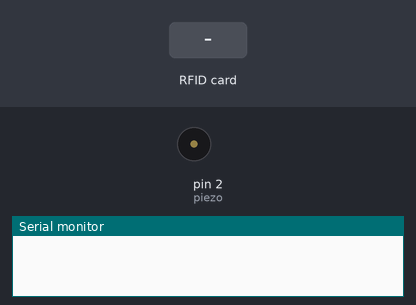
Recording of a sketch running on a simulated Arduino Uno, built with avr-gcc and run on an emulated ATmega328P. Shown: buzzer (waves = sounding), the last lines printed to the serial monitor. Inputs (shaded band) come from the test bench.

Above: at 1.2 s.
1.3 s: RFID card 5E 7A 19 C4 held to the reader
At 1.74 s:
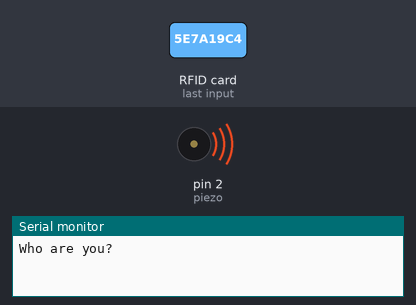
Timing chart, 0 to 4.3 s (numbered marks = the images above; inputs shaded):
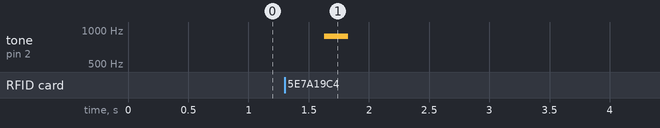

The sketch:

3_RFID_Piezo_buzzer.ino
```cpp
/*
   제목 : 3_RFID_Piezo_buzzer
   내용 : RFID 카드 ID가 지정된 ID일 경우 피에조 부저가 4옥타브 라음으로 0.1초간 ON & 지정된 ID가 아닌 경우 피에조 부저가 4옥타브 라음으로 0.1초간 두번 ON
*/


#include <SPI.h>
#include <MFRC522.h>

// 나머지 PIN은 SPI 라이브러리를 사용하기에 별도의 설정이 필요없다.
#define RST_PIN 9 // RST(Reset)을 9번핀으로 선언
#define SS_PIN 10 // SPI 통신을 위한 SS(Chip Select)를 10번핀으로 선언

MFRC522 rfid(SS_PIN, RST_PIN); // MFRC522를 이용하기 위해 rfid 이름으로 클래스 객체 생성

int piezo = 2; // 피에조 부저를 2번핀으로 선언

void setup()
{
  Serial.begin(9600); // RFID의 동작 상태를 확인하기 위하여 시리얼 통신을 설정 (전송속도 9600bps)
  SPI.begin(); // SPI 통신 시작 (SPI : 하나의 마스터와 다수의 SLAVE(종속적인 역할)간의 통신 방식)
  rfid.PCD_Init(); // RFID(MFRC522) 초기화

  pinMode(piezo, OUTPUT);  // 피에조 부저핀을 OUTPUT으로 설정
}

void loop()
{
  //  태그 접촉이 되지 않았을 때 또는 ID가 읽혀지지 않았을 때 return
  if ( ! rfid.PICC_IsNewCardPresent() || ! rfid.PICC_ReadCardSerial() )
  {
    delay(500); // 0.5초 동안 대기
    return; // return
  }

  //카드번호 찾아서 기록
  if(rfid.uid.uidByte[0] == 244 && rfid.uid.uidByte[1] == 181 && rfid.uid.uidByte[2] == 249 && rfid.uid.uidByte[3] == 233)
  {
    // 2번 태그 ID가 맞을 경우
    Serial.println("OK"); // 시리얼 모니터에 "OK" 출력
    tone(piezo,440,100); // 피에조 부저가 4옥타브 라음으로 0.1초간 ON
    delay(100); // 0.1초 동안 대기
    noTone(piezo); // 피에조 부저가 연결된 핀으로부터 square-ware를 생성을 중단하도록 설정
  }

  // 다른 태그 ID일 경우
  else
  {
    Serial.println("Who are you?"); // 시리얼 모니터에 "Who are you?" 출력
    tone(piezo,880,100); // 피에조 부저가 4옥타브 라음으로 0.1초간 ON
    delay(100); // 0.1초 동안 대기
    tone(piezo,880,100); // 피에조 부저가 4옥타브 라음으로 0.1초간 ON
    delay(100); // 0.1초 동안 대기
    noTone(piezo); // 피에조 부저가 연결된 핀으로부터 square-ware를 생성을 중단하도록 설정
  }
}
```

Measured:
- after the input at 1.3 s, tone on pin 2 (piezo): silent → 880 Hz after 0.33 s, → silent 0.20 s later
